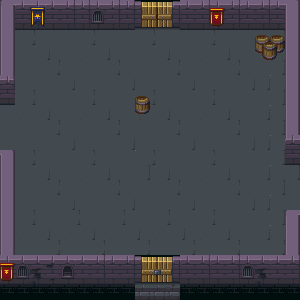

Tiled map render using the project's own tile images. Description and the whole map definition, tile-layer contents included, below:
An orthogonal 20x20 tile map with 15x15 px tiles, 2 tile layers (Calque de Tuiles 1, decor).

<map version="1.8" tiledversion="1.8.5" orientation="orthogonal" renderorder="right-down" width="20" height="20" tilewidth="15" tileheight="15" infinite="0" nextlayerid="3" nextobjectid="1">
 <tileset firstgid="1" source="images/tilemap/Dungeon tileset.tsx" />
 <layer id="1" name="Calque de Tuiles 1" width="20" height="20">
  <data encoding="csv">
3,25,78,25,26,26,74,26,26,124,125,126,25,26,79,26,25,26,25,5,
27,49,102,49,50,50,98,50,50,148,149,150,49,50,103,50,49,50,49,27,
27,202,203,204,205,202,203,204,205,202,203,204,205,202,203,204,205,253,254,27,
27,226,227,228,229,226,227,228,229,226,227,228,229,226,227,228,229,277,278,27,
27,250,251,252,253,250,251,252,253,250,251,252,253,250,251,252,253,253,254,27,
29,274,275,276,277,274,275,276,277,274,275,276,277,274,275,276,277,277,278,27,
49,202,203,204,205,202,203,204,205,202,203,204,205,202,203,204,205,253,254,27,
229,226,227,228,229,226,227,228,229,226,227,228,229,226,227,228,229,277,278,27,
226,250,251,252,253,250,251,252,253,250,251,252,253,250,251,252,253,253,254,27,
246,274,275,276,277,274,275,276,277,274,275,276,277,274,275,276,277,277,278,51,
5,202,203,204,205,202,203,204,205,255,203,204,205,202,203,204,205,253,254,49,
27,226,227,228,229,226,227,228,229,279,227,228,229,226,227,228,229,277,278,279,
27,250,251,252,253,250,251,252,253,250,251,252,253,250,251,252,253,253,254,226,
27,274,275,276,277,274,275,276,277,274,275,276,277,274,275,276,277,277,278,246,
27,202,203,204,202,203,204,202,203,204,202,203,204,202,203,204,202,253,254,3,
27,226,227,228,226,227,228,226,227,228,226,227,228,226,227,228,226,277,278,27,
27,250,251,252,250,251,252,250,251,252,250,251,252,250,251,252,250,251,252,27,
73,74,75,76,77,25,26,25,26,121,122,123,25,26,25,26,74,75,25,26,
97,98,99,100,101,49,50,49,50,145,146,147,49,50,49,50,98,99,49,50,
127,127,127,127,127,127,127,127,127,7,7,8,127,127,127,127,127,127,127,127
</data>
 </layer>
 <layer id="2" name="decor" width="20" height="20">
  <data encoding="csv">
0,0,0,0,0,0,0,0,0,0,0,0,0,0,0,0,0,0,0,0,
0,0,0,0,0,0,0,0,0,0,0,0,0,0,0,0,0,0,0,0,
0,0,0,0,0,0,0,0,0,0,0,0,0,0,0,0,0,133,134,0,
0,0,0,0,0,0,0,0,0,0,0,0,0,0,0,0,0,157,158,0,
0,0,0,0,0,0,0,0,0,0,0,0,0,0,0,0,0,0,0,0,
0,0,0,0,0,0,0,0,0,0,0,0,0,0,0,0,0,0,0,0,
0,0,0,0,0,0,0,0,0,128,0,0,0,0,0,0,0,0,0,0,
0,0,0,0,0,0,0,0,0,152,0,0,0,0,0,0,0,0,0,0,
0,0,0,0,0,0,0,0,0,0,0,0,0,0,0,0,0,0,0,0,
0,0,0,0,0,0,0,0,0,0,0,0,0,0,0,0,0,0,0,0,
0,0,0,0,0,0,0,0,0,0,0,0,0,0,0,0,0,0,0,0,
0,0,0,0,0,0,0,0,0,0,0,0,0,0,0,0,0,0,0,0,
0,0,0,0,0,0,0,0,0,0,0,0,0,0,0,0,0,0,0,0,
0,0,0,0,0,0,0,0,0,0,0,0,0,0,0,0,0,0,0,0,
0,0,0,0,0,0,0,0,0,0,0,0,0,0,0,0,0,0,0,0,
0,0,0,0,0,0,0,0,0,0,0,0,0,0,0,0,0,0,0,0,
0,0,0,0,0,0,0,0,0,0,0,0,0,0,0,0,0,0,0,0,
0,0,0,0,0,0,0,0,0,0,0,0,0,0,0,0,0,0,0,0,
0,0,0,0,0,0,0,0,0,0,0,0,0,0,0,0,0,0,0,0,
0,0,0,0,0,0,0,0,0,0,0,0,0,0,0,0,0,0,0,0
</data>
 </layer>
</map>
